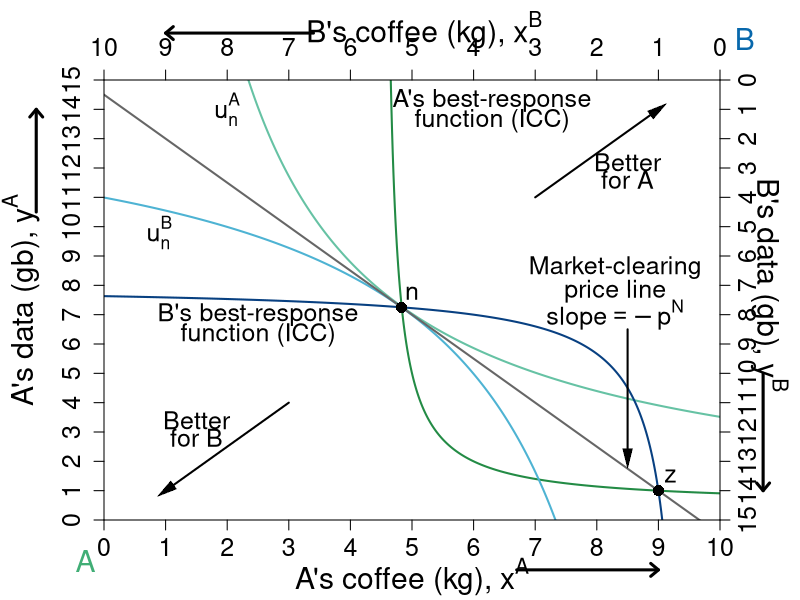

Write R code to recreate this figure.
#' Graph Designer: Simon Halliday, Scott Cohn
#' Authors: Bowles and Halliday
#' Title: Coordination, Conflict and Competition: A Text in Microeconomics

library("shape")

pdf(file = "what_can_markets_do/property_walras_market.pdf", width = 9, height = 7)

# Set parameters for graphics
axislabelsize <- 1.8
labelsize <- 1.5
namesize <- 1.8
annotatesize <- 1.5
graphlinewidth <- 2
segmentlinewidth <- 1.5

COL <- c("#7fc97f", "#beaed4", "#fdc086", "#ffff99", "#386cb0", "#f0027f", "#bf5b17", "#666666")
COLA <- c("#e0f3db", "#99d8c9","#66c2a4","#41ae76", "#238b45", "#005824")
COLB <- c("#c6dbef", "#4eb3d3", "#2b8cbe", "#0868ac","#084081")
COLC <- c("#fcfbfd", "#efedf5", "#dadaeb", "#bcbddc", "#9e9ac8", "#807dba", "#6a51a3", "#54278f", "#3f007d")
grays <- gray.colors(25, start = 1, end = 0, alpha = 1)



indiffcurveA1 <- function(x, U = 4, A = 1, a = 0.5) {
  ((((U-2)/A)*(1/x)^a)^(1/(1-a)))
}

indiffcurveA2 <- function(x, U = 4, A = 1, a = 0.5) {
  (((U/A)*(1/x)^a)^(1/(1-a)))
}

indiffcurveA3 <- function(x, U = 5.93, A = 1, a = 0.5) {
  (((U/A)*(1/x)^a)^(1/(1-a)))
}

indiffcurveA4 <- function(x, U = 6.984164, A = 1, a = 0.5) {
  ((((U)/A)*(1/x)^a)^(1/(1-a)))
}

paretoEC <- function(x) {
  (3/2)*x
}

OfferCurveA <- function(x) {
  # x/(x  - 4)
  x / (2*x - 9)
}

mrsplot <- function(x) {
  (13/2)*(x/(9-x)^2)
}

OfferCurveB <- function(x) {
  #15 - (14/2)*(10 - x)/(9 - x)
  (145 - 16*x) / (19 - 2*x)
}

WalrasPrice <- function(x) {
  14.5 - (3/2)*x
}

#Deriving the offer curves: let py = 1
#wA = 8px + 2py = 8px + 2; Demand: x = w/2px => x = 4 + 1/px => px = 1/(x - 4)
#Offer curve is y = px*x => (1/(x-4))*x = x/(x-4) defined for x neq 4
#wA = 2px + 13py = 2px + 13; Demand: x = w/2px => x = 1 + 13/2px => px = 13/2(x - 1)
#B's Offer curve is y = px*x => (13/2)(1/(x-1))*x = (13/2)(x/(x-1)
#Therefore in terms of yA and xA:
#15 - y = (13/2)*(10 - x)/(10 - x - 1)
#Therefore y = 15 - (13/2)*(10-x)/(9 - x) defined for x neq 9
#The tangency of the indifference curve and the offer curve gives mrsplot
#Where mrsplot equals that offer curve, we get x = (3/17)*(51 - sqrt(221)) = 6.376576; 
#So y = 6.022321; therefore u = (6.376576^0.5)*(6.022321^0.5)

indiffcurveBneg1 <- function(x, U = 5.09, A = 1, a = 0.5) {
  15 - (((U/A)*(1/(10 - x))^a)^(1/(1-a)))
}

indiffcurveBneg2 <- function(x, U = 6.33, A = 1, a = 0.5) {
  15 - (((U/A)*(1/(10 - x))^a)^(1/(1-a)))
}

#Aisha happens to have found 8 apples and 2 oranges, 
#and Betty happens to have found 2 apples and 13 oranges. 
#Aisha's utility (8^0.5)*(2^0.5) = 4
#Betty's utility (2^0.5)*(13^0.5) = 5.09


par(mar =  c(4, 5.2, 4, 4))
xlims <- c(0, 10)
ylims <- c(0, 15)
xlims2 <- c(10, 0)
ylims2 <- c(15, 0)

plot(0, 0, xlim = xlims, ylim = ylims, type = "n",
     xlab = expression(paste("A's coffee (kg), ", x^A)),
     ylab = expression(paste("A's data (gb), ", y^A)), 
     #line = 2.5,
     xaxt = "n", 
     yaxt = "n", 
     cex.lab = axislabelsize, 
     bty = "n",
     xaxs = "i", 
     yaxs = "i")


npts <- 500 
npts2 <- 501

#Specify the sequences of points for graphing. 
xx1 <- seq(xlims[1], xlims[2], length.out = npts)
yy1 <- indiffcurveA2(xx1, U = 4, A = 1, a = 0.5)
yy2 <- indiffcurveA2(xx1)


#I need something like xx1 with npts for 
xx2 <- seq(4.5, xlims[2], length.out = npts)
xx3 <- seq(xlims[1], 9.1, length.out = npts)
xx4 <- seq(1, 9.5, length.out = npts)

#Draw the lines for the graphs

lines(xx1, indiffcurveA3(xx1), col = COLA[3], lwd = graphlinewidth)

lines(xx2, OfferCurveA(xx2), col = COLA[5], lwd = graphlinewidth)
lines(xx1, indiffcurveBneg2(xx1), col = COLB[2], lwd = graphlinewidth)

lines(xx3, OfferCurveB(xx3), col = COLB[5], lwd = graphlinewidth)
lines(xx1, WalrasPrice(xx1), col = COL[8], lwd = graphlinewidth)

#Customize ticks and labels for the plot
ticksy <- seq(from = 0, to = 15, by = 1)
ylabels <- seq(from = 0, to = 15, by = 1)
ticksx <- seq(from = 0, to = 10, by = 1)
xlabels <- seq(from = 0, to = 10, by = 1)
axis(1, at = ticksx, pos = 0, labels = xlabels, cex.axis = labelsize)
axis(2, at = ticksy, pos = 0, labels = ylabels, las = 0, gap.axis = -1, cex.axis = labelsize)

#Add arrows:
arrows(-1.1, 10.5, -1.1, 14, xpd = TRUE, length = 0.1, angle = 40, lwd = 3)
arrows(6.7, -1.7, 9, -1.7, xpd = TRUE, length = 0.1, angle = 40, lwd = 3)

#Annotation of the three graphs and the NE

text(2, 14, expression(u[n]^A), cex = labelsize)
# 

# # #Label B's offer curve
# text(2, 2.6, expression("B's Offer Curve"), cex = labelsize)
# Arrows(1.5, 3.3, 1.5, 7, col = "black", lty = 1, lwd = 2, arr.type = "triangle", arr.lwd = 0.5)
# # 
# # # Price Line
# text(8.3, 13, expression(paste("A's Offer Curve")), cex = labelsize)
# Arrows(6.7, 13, 5, 13, col = "black", lty = 1, lwd = 2, arr.type = "triangle", arr.lwd = 0.5)

text(2.5, 7.0, expression("B's best-response"), cex = annotatesize)
text(2.5, 6.3, expression("function (ICC)"), cex = annotatesize)

text(6.3, 14.3, expression("A's best-response"), cex = annotatesize)
text(6.3, 13.6, expression("function (ICC)"), cex = annotatesize)

# Walrasian Price Line
text(8.3, 8.6, expression(paste("Market-clearing")), cex = labelsize)
text(8.3, 7.8, expression(paste("price line")), cex = labelsize)
text(8.3, 7, expression(paste("slope", phantom() == -p^N)), cex = labelsize)
Arrows(8.5, 6.5, 8.5, 2.1, col = "black", lty = 1, lwd = 2, arr.type = "triangle", arr.lwd = 0.5)


text(1.5, 3.4, expression(paste("Better")), cex = labelsize)
text(1.5, 2.8, expression(paste("for B")), cex = labelsize)
Arrows(3, 4, 1, 1, col = "black", lty = 1, lwd = 2, arr.type = "triangle", arr.lwd = 0.5)

text(8.5, 15-2.8, expression(paste("Better")), cex = labelsize)
text(8.5, 15-3.4, expression(paste("for A")), cex = labelsize)
Arrows(10-3, 15-4, 9, 14, col = "black", lty = 1, lwd = 2, arr.type = "triangle", arr.lwd = 0.5)


# #Add a point for the initial endowment
points(4.8275, 7.25, pch = 16, col = "black", cex = 1.5)
text(5, 7.75, expression(n), cex = labelsize)

text(-0.3, -1.4, expression("A"), xpd = TRUE, cex = namesize, col = COLA[4])
text(10.4, 16.4, expression("B"), xpd = TRUE, cex = namesize, col = COLB[4])

#Set up second axes and labels

par(new = TRUE)

#Use the same x and ylims as previously, but with locations switched
xlims2 <- c(10, 0)
ylims2 <- c(15, 0)

#Leave the ylab and xlab blank to ensure no axes titles
plot(0, 0, xlim = xlims2, ylim = ylims2, type = "n",
     xlab = expression(paste("")),
     ylab = expression(paste("")),
     xaxt = "n", 
     yaxt = "n", 
     #cex.lab = 1.2,
     cex.axis = labelsize,
     bty = "n",
     xaxs = "i", 
     yaxs = "i")

#Set up axes at sides 3 and 4 (top and right)
axis(side = 3, at = ticksx, pos = 0, labels = xlabels, cex.axis = labelsize)
axis(side = 4, at = ticksy, pos = 0, labels = ylabels, las = 0, gap.axis = -1, cex.axis = labelsize)
text(4.8, -1.7, expression(paste("B's coffee (kg), ", x^B)), xpd = TRUE, cex = axislabelsize) 
text(-0.8, 7, expression(paste("B's data (gb), ", y^B)), xpd = TRUE, cex = axislabelsize, srt = 270) 

#Add arrows:
arrows(-0.7, 10, -0.7, 14, xpd = TRUE, length = 0.1, angle = 40, lwd = 3)
arrows(6.6, -1.6, 9, -1.6, xpd = TRUE, length = 0.1, angle = 40, lwd = 3)

#Functions for B's indifference curves
indiffcurveB1 <- function(x, U = 5.09, A = 1, a = 0.5) {
  ((((U-2)/A)*(1/x)^a)^(1/(1-a)))
}

indiffcurveB2 <- function(x, U = 5.09, A = 1, a = 0.5) {
  (((U/A)*(1/x)^a)^(1/(1-a)))
}

indiffcurveB3 <- function(x, U = 5.703502, A = 1, a = 0.5) {
  ((((U)/A)*(1/x)^a)^(1/(1-a)))
}

indiffcurveB4 <- function(x, U = 8.244574, A = 1, a = 0.5) {
  ((((U)/A)*(1/x)^a)^(1/(1-a)))
}





#Label B's indifference curves

text(9.1, 5.2, expression(u[n]^B), cex = labelsize)


#Add a point for the initial endowment
points(1, 14, pch = 16, col = "black", cex = 1.5)
text(0.8, 13.5, expression(z), cex = labelsize)









#Calculate TIOLI power allocation for B
#mrs(x,y) => pareto efficient curve is (3/2)x = y
#A's initital utility is 4 = u(8,2) = (8^0.5)*(2^0.5)
#Therefore substitute in the contract curve u_e^A = 4 = (x^A)^(0.5)(3/2*x^A)^0.5
# => x^A = 4/((3/2)^0.5) = 3.27 => x^B = 6.73
# => y^A = 3/2(x^A) = 4.9 => y^B = 10.1

#Add point g for B's TIOLI power
# points(6.73, 10.1, pch = 16, col = "black", cex = 1.5)
# text(6.73, 10.6, expression(g))

#Calculate TIOLI power allocation for A
#mrs(x,y) => pareto efficient curve is (3/2)x = y
#A's initital utility is 4 = u(8,2) = (8^0.5)*(2^0.5)
#Therefore substitute in the contract curve u_e^A = 4 = (x^A)^(0.5)(3/2*x^A)^0.5
# => x^B = 5.09/((3/2)^0.5) = 4.16 => x^A = 5.84
# => y^B = 3/2(x^B) = 6.23 => y^A = 8.77 
#=> u^A = (5.84^0.5)*(8.77^0.5) = 7.156591
#Add point f for A's TIOLI power
# points(4.16, 6.23, pch = 16, col = "black", cex = 1.5)
# text(4.16, 5.8, expression(f))


#Annotating B's endowment
#text(1.8, 12.5, expression(z), cex = labelsize)

#Annotating a point that is a Pareto improvement over e.
#points(3.623424, 8.977679, pch = 16, col = "black", cex = 1.5)
#text(3.623424, 8.4, expression(h))
#(2.94^0.5)*(12.76^0.5)

#Label Pareto Improving Lens
#text(7, 5, expression(paste("Pareto-Improving Lens")))

dev.off()
